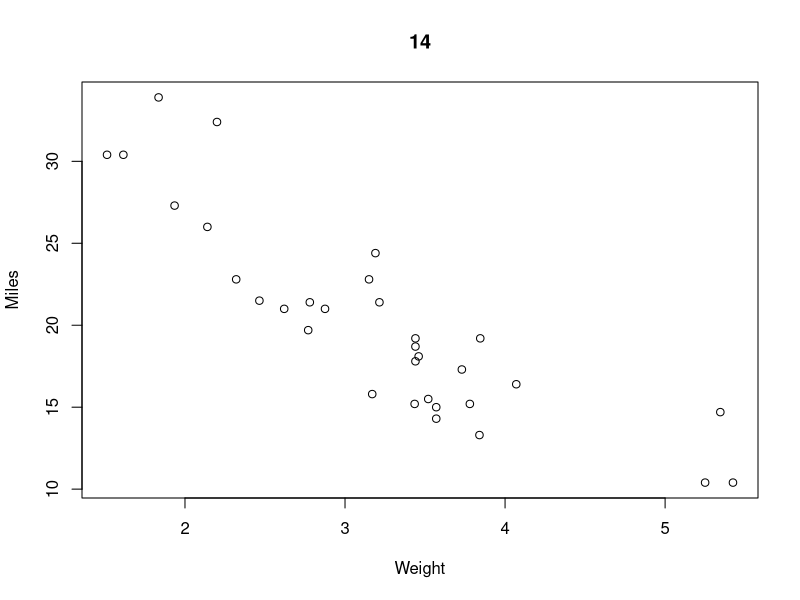

The R source for this figure:
data(mtcars)
c1 <- cor(mtcars$mpg,mtcars$wt)
print(paste(c1))
plot(mtcars$wt,mtcars$mpg,main = "14",xlab = "Weight",ylab = "Miles")
